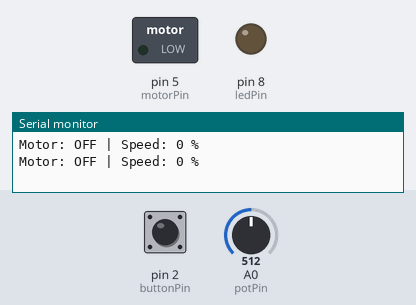
Bench run of a sketch on a simulated Arduino Uno, built with avr-gcc and run on an emulated ATmega328P. Shown: switched loads named in the sketch (green lamp = pin HIGH), output pins drawn as LEDs (lit = HIGH), the last lines printed to the serial monitor. The test bench sets the inputs (shaded band); at power-on: pin 2 (buttonPin) HIGH, A0 (potPin) = 512.

Above: at 1.2 s.
1.3 s: pin 2 (buttonPin) pulled LOW for 0.15 s
At 2.5 s:
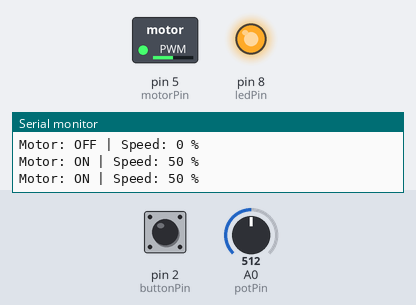
2.9 s: A0 (potPin) set to 716
At 4.1 s:
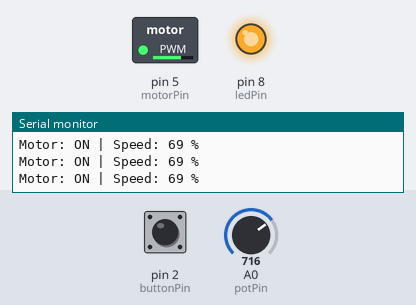
4.4 s: A0 (potPin) set to 900
At 5.4 s:
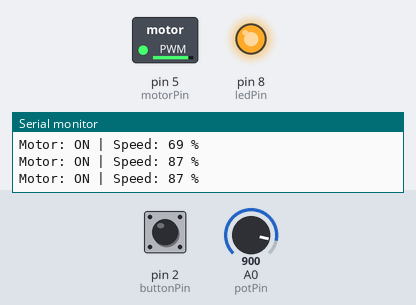
5.9 s: A0 (potPin) set to 122
At 6.6 s:
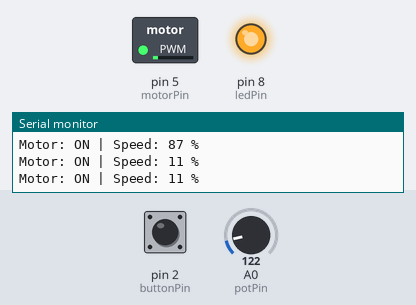
7.4 s: A0 (potPin) set to 0
At 7.7 s:
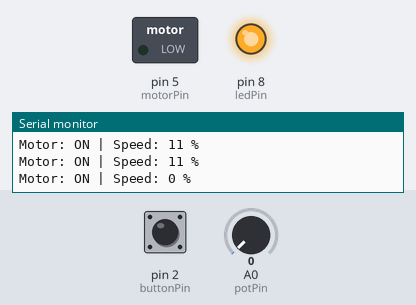
8.9 s: A0 (potPin) set to 3
10.4 s: A0 (potPin) set to 6
At 11.2 s:
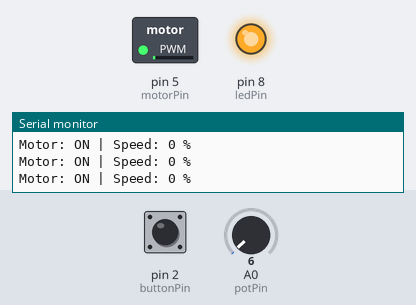
Timing chart, 0 to 12.9 s (numbered marks = the images above; inputs shaded):
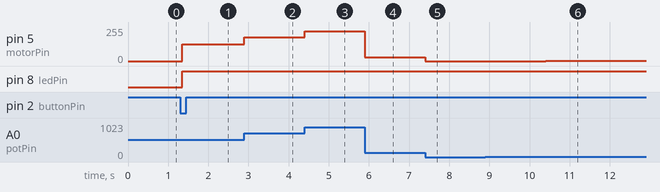

Measured:
- after the input at 1.3 s, pin 5 (motorPin): 0/255 → 127/255 after 0.05 s; pin 8 (ledPin): LOW → HIGH after 0.05 s
- after the input at 2.9 s, pin 5 (motorPin): 127/255 → 178/255 at once
- after the input at 4.4 s, pin 5 (motorPin): 178/255 → 224/255 at once
- after the input at 5.9 s, pin 5 (motorPin): 224/255 → 30/255 at once
- after the input at 7.4 s, pin 5 (motorPin): 30/255 → 0/255 at once
- after the input at 10.4 s, pin 5 (motorPin): 0/255 → 1/255 at once

The sketch:

Day22_Motor_Speed.ino
```cpp
// Day 22 - Exercise 3: Motor speed control with a potentiometer
// Potentiometer: outer legs to 5V and GND, middle leg to A0
// The button (pin 2) still turns the motor on and off.
// The Serial Monitor prints the speed as a percentage from 0 to 100.

const int motorPin = 5;      // PWM pin (~)
const int buttonPin = 2;
const int ledPin = 8;
const int potPin = A0;

bool motorOn = false;
bool lastButton = HIGH;
unsigned long lastPrint = 0;

void setup() {
  pinMode(motorPin, OUTPUT);
  pinMode(buttonPin, INPUT_PULLUP);
  pinMode(ledPin, OUTPUT);
  Serial.begin(9600);
}

void loop() {
  // --- Button: toggle the motor on and off ---
  bool button = digitalRead(buttonPin);
  if (lastButton == HIGH && button == LOW) {
    motorOn = !motorOn;
    delay(50);                                     // debounce
  }
  lastButton = button;

  // --- Potentiometer: read and convert to a speed ---
  int potValue = analogRead(potPin);               // 0 - 1023
  int speed = map(potValue, 0, 1023, 0, 255);      // 0 - 255 for analogWrite
  int percent = map(potValue, 0, 1023, 0, 100);    // 0 - 100 for display

  // --- Output ---
  if (motorOn) {
    analogWrite(motorPin, speed);
    digitalWrite(ledPin, HIGH);
  } else {
    analogWrite(motorPin, 0);
    digitalWrite(ledPin, LOW);
  }

  // Print the speed twice a second
  if (millis() - lastPrint >= 500) {
    lastPrint = millis();
    Serial.print("Motor: ");
    Serial.print(motorOn ? "ON" : "OFF");
    Serial.print(" | Speed: ");
    Serial.print(motorOn ? percent : 0);
    Serial.println(" %");
  }
}
```
